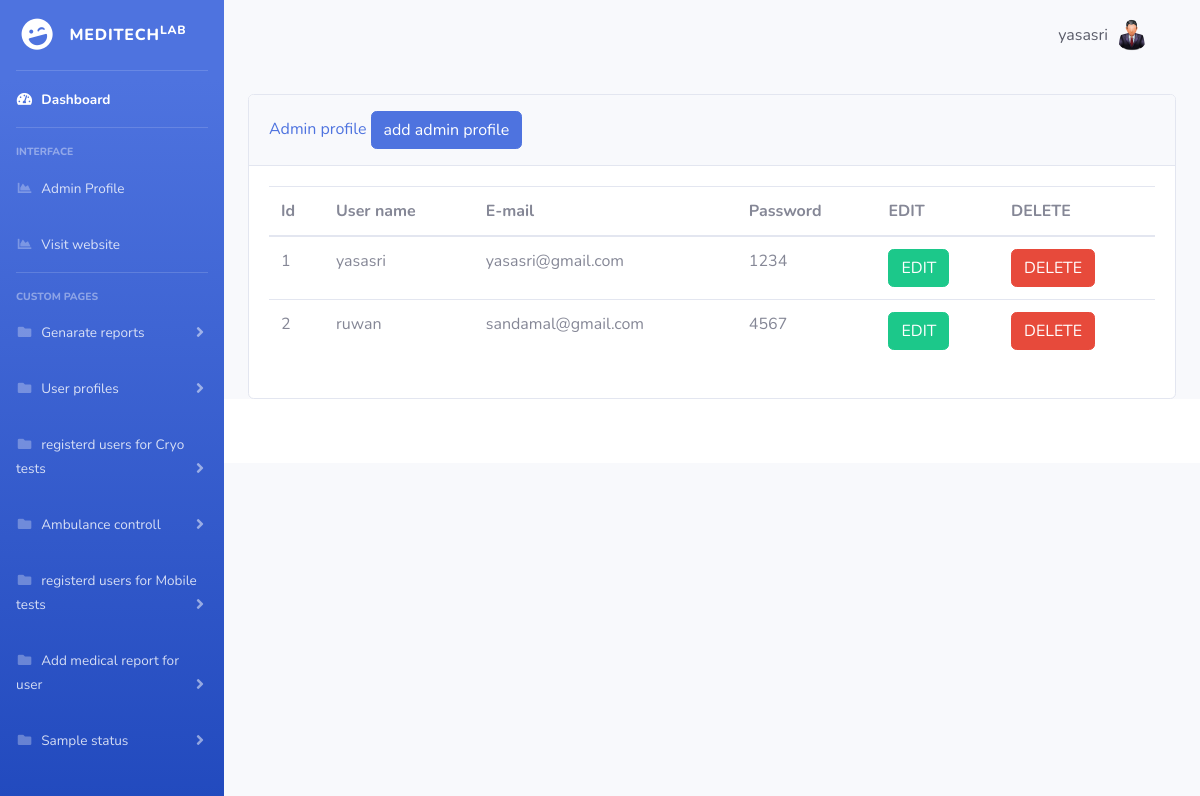
Screenshot of /register.php (signed in) with the database file from the repository.
### tables this page shows
CREATE TABLE `admin_register` (
  `id` int(11) NOT NULL,
  `username` varchar(100) NOT NULL,
  `email` varchar(100) NOT NULL,
  `password` varchar(100) NOT NULL
);

### register.php (the view, shortened to what this page needs)
    <?php
include('includes/header.php');
include('includes/navbar.php');
      ?>
<div class="container-fluid">
   <nav class="navbar navbar-expand  topbar mb-4 static-top ">
          <ul class="navbar-nav ml-auto">
            <li class="nav-item dropdown no-arrow d-sm-none">
            <li class="nav-item dropdown no-arrow">
              <a class="nav-link dropdown-toggle" href="#" id="userDropdown" role="button" data-toggle="dropdown" aria-haspopup="true" aria-expanded="false">
                <span class="mr-2 d-none d-lg-inline text-gray-800 medium">
                           <?php echo  $_SESSION['username'];  ?>
                </span>
                <img class="img-profile rounded-circle" src="img/admin.png">
              </a>
            </li>
          </ul>
        </nav>
	<div class="card shadow-mb-4">
		<div class="card-header py-3 ">
			<h6 class="m-0 front-weight-bolt text-primary">Admin profile
				<button type="button" class="btn btn-primary" data-toggle="modal" data-target="#addadminprofile">
  add admin profile
</button>
			</h6>
		</div>
  <div class="card-body">
  	<div class="table-responsive">
      <?php
     include_once'includes/connection.php';
     $query = "SELECT * FROM admin_register";
     $query_run = mysqli_query($conn,$query);
      ?>
  		<table class="table table-bodered" id="datatable" width="100%" cellspacing="0">
  <thead>
    <tr>
      <th scope="col">Id</th>
      <th scope="col">User name</th>
      <th scope="col">E-mail</th>
      <th scope="col">Password</th>
      <th scope="col">EDIT</th>
      <th scope="col">DELETE</th>
    </tr>
  </thead>
  <tbody>
    <?php
    if(mysqli_num_rows($query_run )>0)
    {
      while ($row=mysqli_fetch_assoc($query_run ))
      {
       ?>
    <tr>
      <td><?php echo $row['id'];       ?>  </td>
      <td><?php echo $row['username']; ?>  </td>
      <td><?php echo $row['email'];    ?>  </td>
      <td><?php echo $row['password']; ?>  </td>
          <td>
            <form action="register_edit.php" method="POST">
            <button type="submit" name="edit_btn" class="btn btn-success">EDIT</button>
            </form>
          </td>
          <td>
          <form action="code.php" method="POST">
           <button type="submit" name="deletbtn" class="btn btn-danger">DELETE</button>
           </form>
           </td>
    </tr>
       <?php
     }
   }
   else{
    echo "No record found";
   }
      ?>
  </tbody>
</table>
  	</div>
  </div>
</div>
</div>
<?php
include('includes/footer.php');
  ?>

### rows the page displays
admin_register: id "1", username "yasasri", email "yasasri@gmail.com", password "1234"
admin_register: id "2", username "ruwan", email "sandamal@gmail.com", password "4567"

### other values shown
$_SESSION['username'] "yasasri"
